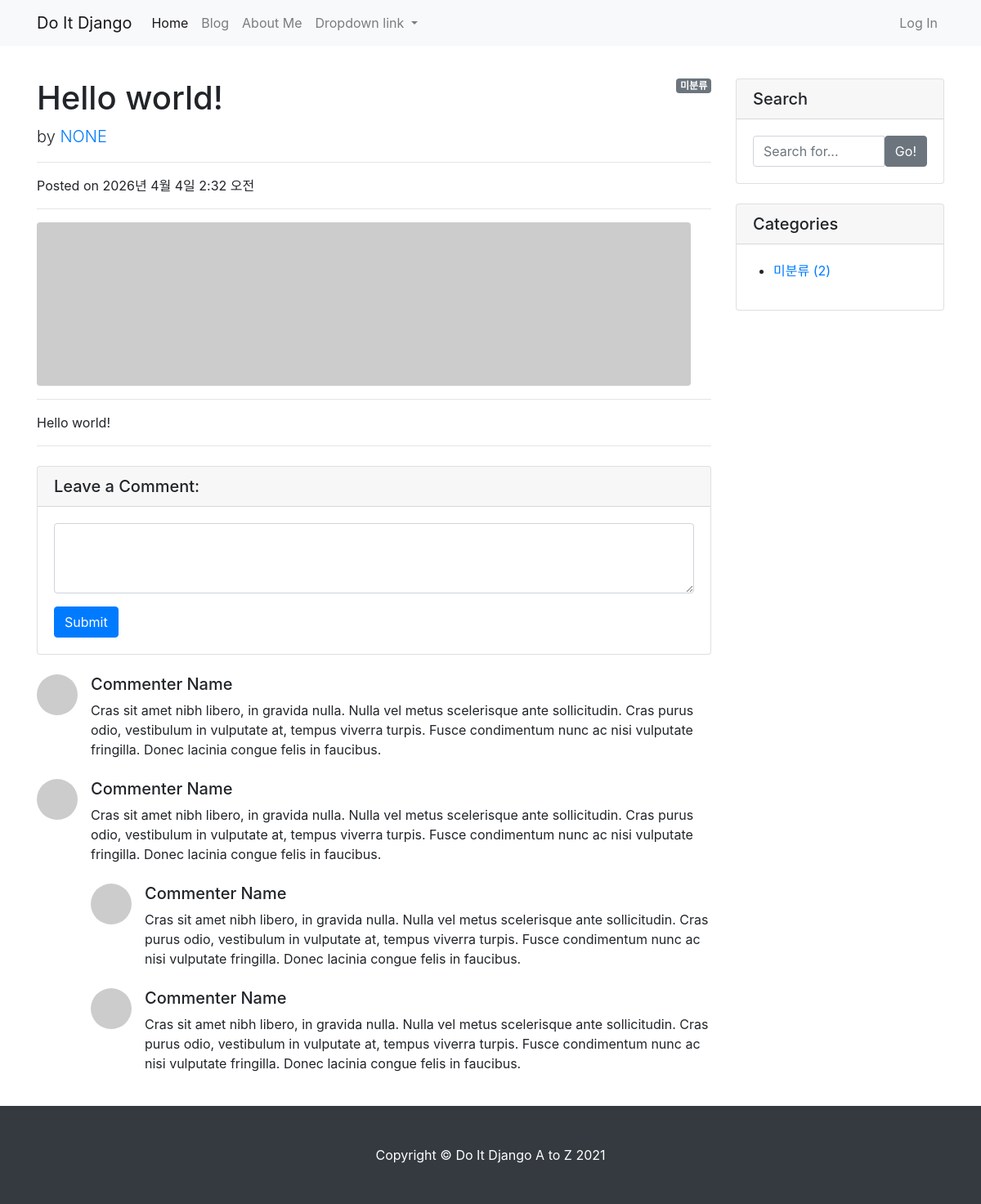
Before: /blog/1/ with the older database file.
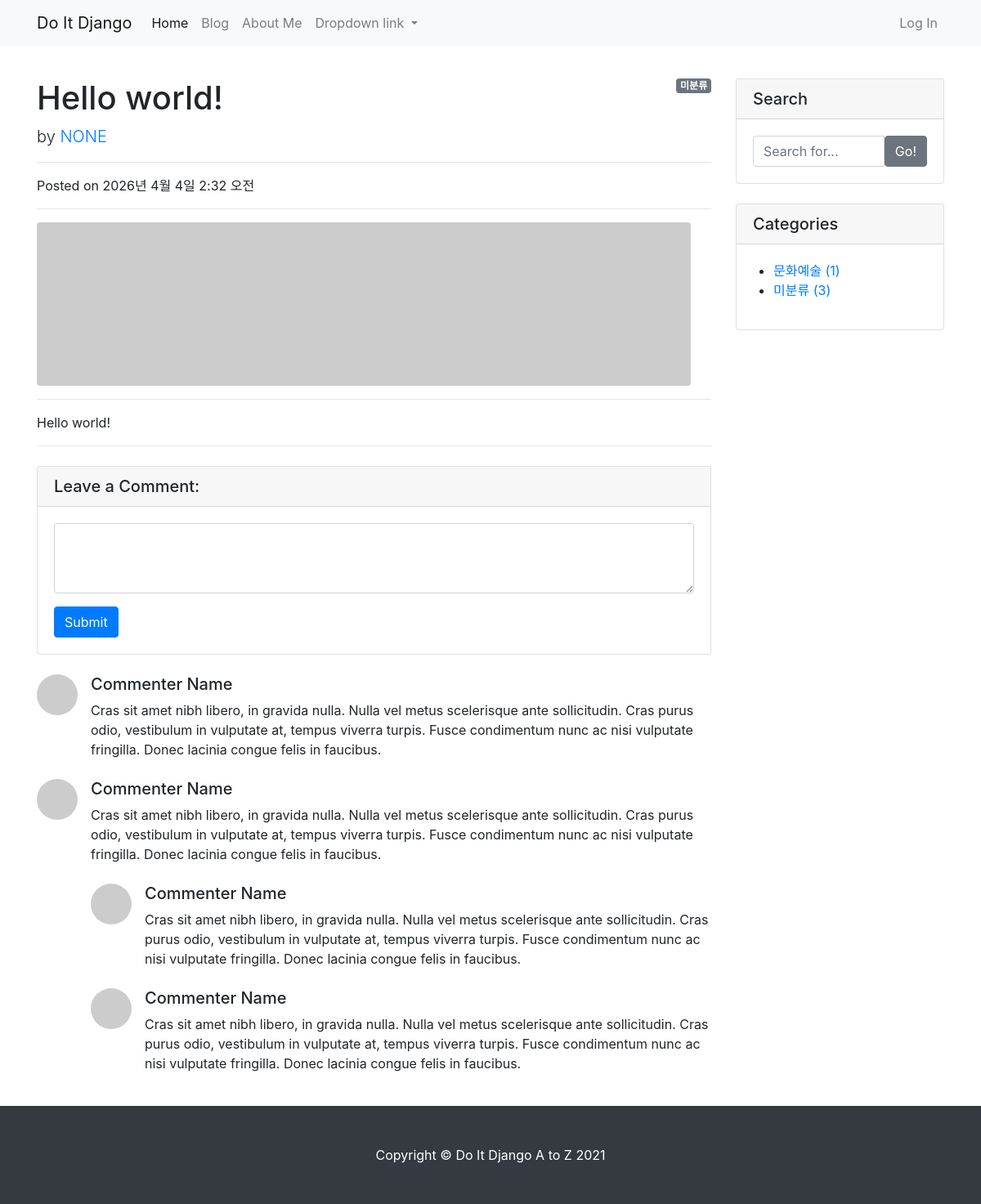
After: the same page with the newer database file.
### blog/models.py (models this page shows, shortened)
class Post(models.Model):
    title = models.CharField(max_length=30)
    hook_text = models.CharField(max_length=100, blank=True)
    content = models.TextField()
    head_image = models.ImageField(upload_to="blog/images/%Y/%m/%d/", blank=True)
    file_upload = models.FileField(upload_to="blog/files/%Y/%m/%d/", blank=True)
    created_at = models.DateTimeField(auto_now_add=True)
    updated_at = models.DateTimeField(auto_now=True)
    author = models.ForeignKey(User, null=True, on_delete=models.SET_NULL)
    category = models.ForeignKey(Category, null=True, blank=True, on_delete=models.SET_NULL)
    tags = models.ManyToManyField(Tag, blank=True)

class Category(models.Model):
    name = models.CharField(max_length=50, unique=True)
    slug = models.SlugField(max_length=200, unique=True, allow_unicode=True)
    def __str__(self):
        return self.name
    def get_absolute_url(self):
        return f"/blog/category/{self.slug}/"
    class Meta:
        verbose_name_plural = "Categories"

### blog/views.py (the view)
# urls.py: path("<int:pk>/", views.PostDetail.as_view()),
class PostDetail(DetailView):
    model = Post
    def get_context_data(self, **kwargs):
        context = super(PostDetail, self).get_context_data()
        context["categories"] = Category.objects.all()
        context["no_category_post_count"] = Post.objects.filter(category=None).count()
        return context

### blog/templates/blog/post_detail.html (shortened to what this page needs)
{% extends 'blog/base.html' %}
{% block main_area %}
    <div id="post-area">
        {% if post.category %}
            <span class="badge badge-secondary float-right">{{ post.category }}</span>
        {% else %}
            <span class="badge badge-secondary float-right">미분류</span>
        {% endif %}
        <h1 class="mt-4">{{ post.title }}</h1>
        <p class="lead">
            by
            <a href="#">{{ post.author | upper }}</a>
        </p>
        <hr>
        <p>Posted on {{ post.created_at }}</p>
        <hr>
        {% if post.head_image %}
            <img class="img-fluid rounded" src="{{ post.head_image.url }}" alt="{{ post.title }} head_image">
        {% else %}
            <img class="img-fluid rounded" src="https://picsum.photos/seed/{{ post.id }}/800/200" alt="random_image">
        {% endif %}
        <hr>
        <p>{{ post.content }}</p>
        <hr>
    </div>
    <div id="comment-area">
        <div class="card my-4">
            <h5 class="card-header">Leave a Comment:</h5>
            <div class="card-body">
                <form>
                    <div class="form-group">
                        <textarea class="form-control" rows="3"></textarea>
                    </div>
                    <button type="submit" class="btn btn-primary">Submit</button>
                </form>
            </div>
        </div>
        <div class="media mb-4">
            <img class="d-flex mr-3 rounded-circle" src="http://placehold.it/50x50" alt="">
            <div class="media-body">
                <h5 class="mt-0">Commenter Name</h5>
                Cras sit amet nibh libero, in gravida nulla. Nulla vel metus scelerisque ante sollicitudin. Cras purus odio, vestibulum in vulputate at, tempus viverra turpis. Fusce condimentum nunc ac nisi vulputate fringilla. Donec lacinia congue felis in faucibus.
            </div>
        </div>
        <div class="media mb-4">
            <img class="d-flex mr-3 rounded-circle" src="http://placehold.it/50x50" alt="">
            <div class="media-body">
                <h5 class="mt-0">Commenter Name</h5>
                Cras sit amet nibh libero, in gravida nulla. Nulla vel metus scelerisque ante sollicitudin. Cras purus odio, vestibulum in vulputate at, tempus viverra turpis. Fusce condimentum nunc ac nisi vulputate fringilla. Donec lacinia congue felis in faucibus.
                <div class="media mt-4">
                    <img class="d-flex mr-3 rounded-circle" src="http://placehold.it/50x50" alt="">
                    <div class="media-body">
                        <h5 class="mt-0">Commenter Name</h5>
                        Cras sit amet nibh libero, in gravida nulla. Nulla vel metus scelerisque ante sollicitudin. Cras purus odio, vestibulum in vulputate at, tempus viverra turpis. Fusce condimentum nunc ac nisi vulputate fringilla. Donec lacinia congue felis in faucibus.
                    </div>
                </div>
                <div class="media mt-4">
                    <img class="d-flex mr-3 rounded-circle" src="http://placehold.it/50x50" alt="">
                    <div class="media-body">
                        <h5 class="mt-0">Commenter Name</h5>
                        Cras sit amet nibh libero, in gravida nulla. Nulla vel metus scelerisque ante sollicitudin. Cras purus odio, vestibulum in vulputate at, tempus viverra turpis. Fusce condimentum nunc ac nisi vulputate fringilla. Donec lacinia congue felis in faucibus.
                    </div>
                </div>
            </div>
        </div>
    </div>
{% endblock %}

### blog/templates/blog/base.html (shortened to what this page needs)
<!DOCTYPE html>
<html>
{% load static %}
<head>
    <link rel="stylesheet" href="{% static 'blog/bootstrap/bootstrap.min.css' %}" media="screen">
</head>
<body>
{% include 'blog/navbar.html' %}
<div class="container my-3">
    <div class="row">
        <div class="col-md-8 col-lg-9" id="main-area">
            {% block main_area %}
            {% endblock %}
        </div>
        <div class="col-md-4 col-lg-3">
            <div class="card my-4">
                <h5 class="card-header">Search</h5>
                <div class="card-body">
                    <div class="input-group">
                        <input type="text" class="form-control" placeholder="Search for...">
                        <span class="input-group-btn">
                                <button class="btn btn-secondary" type="button">Go!</button>
                            </span>
                    </div>
                </div>
            </div>
            <div class="card my-4" id="categories-card">
                <h5 class="card-header">Categories</h5>
                <div class="card-body">
                    <div class="row">
                        <ul>
                            {% for category in categories %}
                                <li>
                                    <a href="{{ category.get_absolute_url }}">{{ category }} ({{ category.post_set.count }})</a>
                                </li>
                            {% endfor %}
                                <li>
                                    <a href="/blog/category/no_category/">미분류 ({{ no_category_post_count }})</a>
                                </li>
                        </ul>
                    </div>
                </div>
            </div>
        </div>
    </div>
</div>
{% include 'blog/footer.html' %}
</body>
</html>

### blog/templates/blog/navbar.html (shortened to what this page needs)
<nav class="navbar navbar-expand-lg navbar-light bg-light">
    <div class="container">
        <a class="navbar-brand" href="/">Do It Django</a>
        <div class="collapse navbar-collapse" id="navbarNavDropdown">
            <ul class="navbar-nav">
                <li class="nav-item active">
                    <a class="nav-link" href="/">Home</a>
                </li>
                <li class="nav-item">
                    <a class="nav-link" href="/blog/">Blog</a>
                </li>
                <li class="nav-item">
                    <a class="nav-link" href="/about_me/">About Me</a>
                </li>
                <li class="nav-item dropdown">
                    <a class="nav-link dropdown-toggle" href="#" id="navbarDropdownMenuLink" role="button"
                       data-toggle="dropdown" aria-haspopup="true" aria-expanded="false">
                        Dropdown link
                    </a>
                </li>
            </ul>
            <ul class="navbar-nav ml-auto">
                <li class="nav-item">
                    <a class="nav-link" href="#" data-toggle="modal" data-target="#loginModal">Log In</a>
                </li>
            </ul>
        </div>
    </div>
</nav>

### blog/templates/blog/footer.html
<footer class="py-5 bg-dark">
    <div class="container">
        <p class="m-0 text-center text-white">
            Copyright &copy; Do It Django A to Z 2021
        </p>
    </div>
</footer>

Changed rows visible on the page:
added Category: name "문화예술", post_set.count "1"
Other visible differences:
{{ no_category_post_count }}: "2" → "3"
